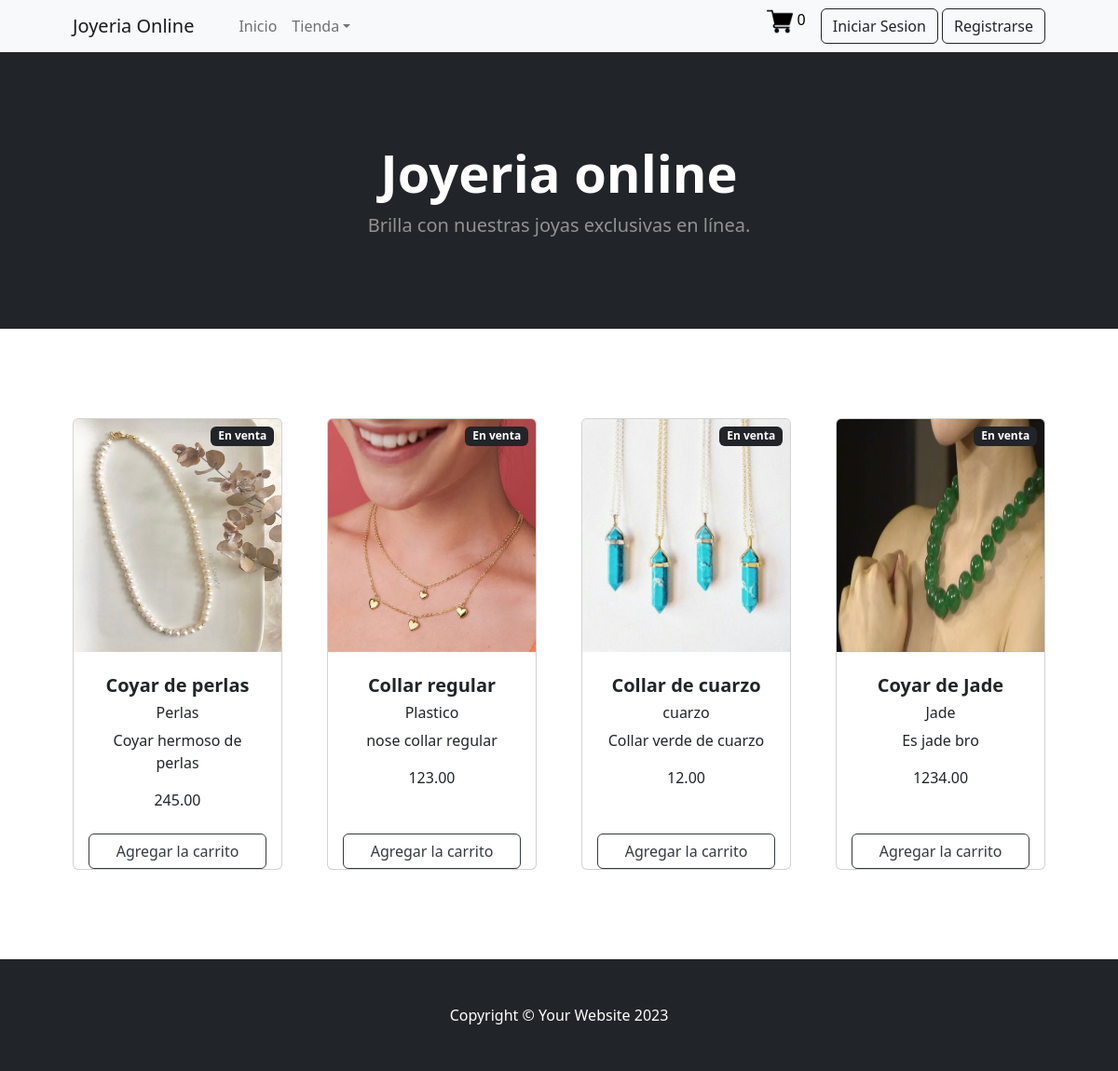
The page /pages/client/tienda.php on the database its author committed.
### tables this page shows
CREATE TABLE `productos` (
  `id` int NOT NULL AUTO_INCREMENT,
  `nombre` varchar(100) NOT NULL,
  `descripcion` text NOT NULL,
  `precio` decimal(10,2) NOT NULL,
  `material` varchar(50) NOT NULL,
  `imagen` varchar(255) NOT NULL,
  PRIMARY KEY (`id`)
);

### controllers/config/conexion.php (called while the page is built, shortened)
<?php
class conection
{
    private $server = "localhost";
    private $user = "root";
    private $password = "root";
    private $db_name = "joyeria";
    public $conection;
    public function __construct()
    {
        try {
            $this->conection = new PDO("mysql:host=$this->server; dbname=$this->db_name; charset=utf8mb4", $this->user, $this->password);
            $this->conection->setAttribute(PDO::ATTR_ERRMODE, PDO::ERRMODE_EXCEPTION);
        } catch (PDOException $e) {
            throw $e;
        }
    }
    public function consultar($sql)
    {
        $sentencia = $this->conection->prepare($sql);
        $sentencia->execute();
        return $sentencia->fetchAll();
    }
}
$conn = new conection();

### includes/item.php (the view)
<div class="col mb-5">
    <div class="card h-100">
        <div class="badge bg-dark text-white position-absolute" style="top: 0.5rem; right: 0.5rem">En venta
        </div>
        <img style="height: 250px;" class="card-img-top" src="/uploads/<?php echo $fila["imagen"] ?>" alt="..." />
        <div class="card-body p-4">
            <div class="text-center">
                <h5 class="fw-bolder">
                    <?php echo $fila["nombre"] ?>
                </h5>
                <h6>
                    <?php echo $fila["material"] ?>
                </h6>
                <p>
                    <?php echo $fila["descripcion"] ?>
                </p>
                <?php echo $fila["precio"] ?>
            </div>
        </div>
        <button onclick="addProduct(<?php echo $fila['id'] ?>)"
            style="margin:0 1rem;color: #343a40;background-color: transparent;background-image: none;border-color: #343a40;"
            class="btn">
            Agregar la carrito
        </button>
    </div>
</div>

### pages/client/tienda.php (shortened to what this page needs)
<?php
include_once("../../controllers/config/conexion.php");
$consulta = "SELECT * FROM productos";
$datos = $conn->consultar($consulta);
?>
<!DOCTYPE html>
<html lang="en">
<head>
    <?php include_once("../../includes/heads.php") ?>
</head>
<body>
    <?php include_once("../../includes/nav.php") ?>
    <?php include_once("../../includes/hero.php") ?>
    <section class="py-5">
        <div class="container px-4 px-lg-5 mt-5">
            <div class="row gx-4 gx-lg-5 row-cols-2 row-cols-md-3 row-cols-xl-4 justify-content-center">
                <?php
                foreach ($datos as $fila) {
                    include("../../includes/item.php");
                }
                ?>
            </div>
        </div>
    </section>
    <?php include_once("../../includes/footer.php") ?>
</body>
</html>

### rows shown on the page
productos: imagen (picture), nombre "Coyar de perlas", material "Perlas", descripcion "Coyar hermoso de perlas", precio "245.00"
productos: imagen (picture), nombre "Collar regular", material "Plastico", descripcion "nose collar regular", precio "123.00"
productos: imagen (picture), nombre "Collar de cuarzo", material "cuarzo", descripcion "Collar verde de cuarzo", precio "12.00"
productos: imagen (picture), nombre "Coyar de Jade", material "Jade", descripcion "Es jade bro", precio "1234.00"
